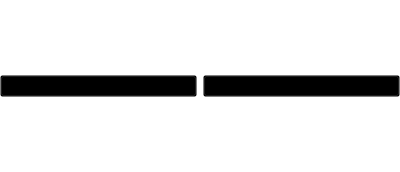
<?xml version="1.0" encoding="UTF-8"?>
<ui version="4.0">
 <class>sendujo</class>
 <widget class="QFrame" name="sendujo">
  <property name="geometry">
   <rect>
    <x>0</x>
    <y>0</y>
    <width>400</width>
    <height>172</height>
   </rect>
  </property>
  <property name="styleSheet">
   <string notr="true">background: transparent;</string>
  </property>
  <property name="lineWidth">
   <number>0</number>
  </property>
  <layout class="QHBoxLayout" name="horizontalLayout">
   <property name="leftMargin">
    <number>0</number>
   </property>
   <property name="topMargin">
    <number>0</number>
   </property>
   <property name="rightMargin">
    <number>0</number>
   </property>
   <property name="bottomMargin">
    <number>0</number>
   </property>
   <item>
    <widget class="korekta_butono" name="pushButton">
     <property name="text">
      <string/>
     </property>
    </widget>
   </item>
   <item>
    <widget class="sendas_butono" name="pushButton_2">
     <property name="text">
      <string/>
     </property>
    </widget>
   </item>
  </layout>
 </widget>
 <customwidgets>
  <customwidget>
   <class>korekta_butono</class>
   <extends>QPushButton</extends>
   <header>korekta_butono.h</header>
  </customwidget>
  <customwidget>
   <class>sendas_butono</class>
   <extends>QPushButton</extends>
   <header>sendas_butono.h</header>
  </customwidget>
 </customwidgets>
 <resources/>
 <connections/>
</ui>
